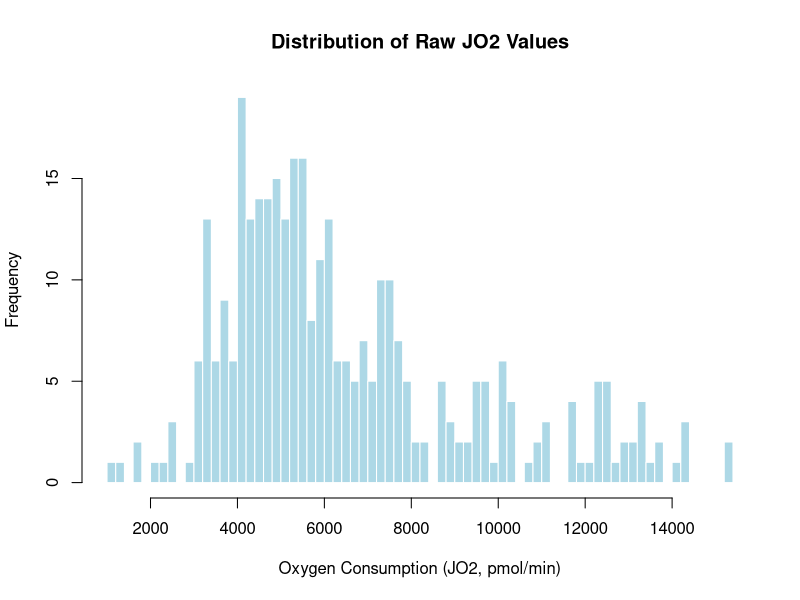
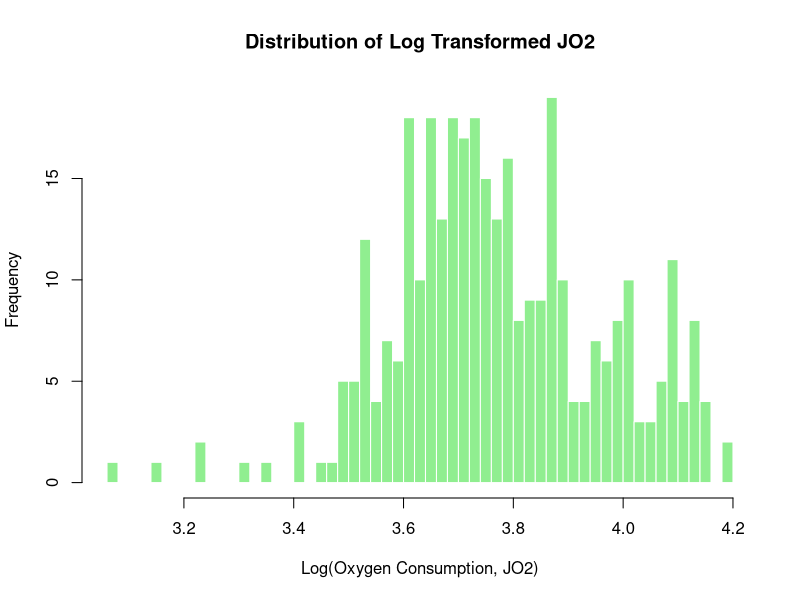
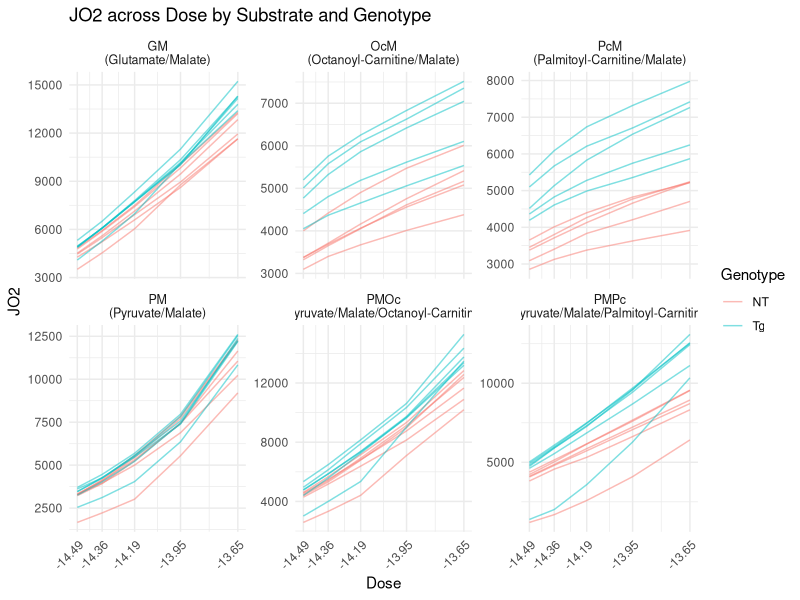
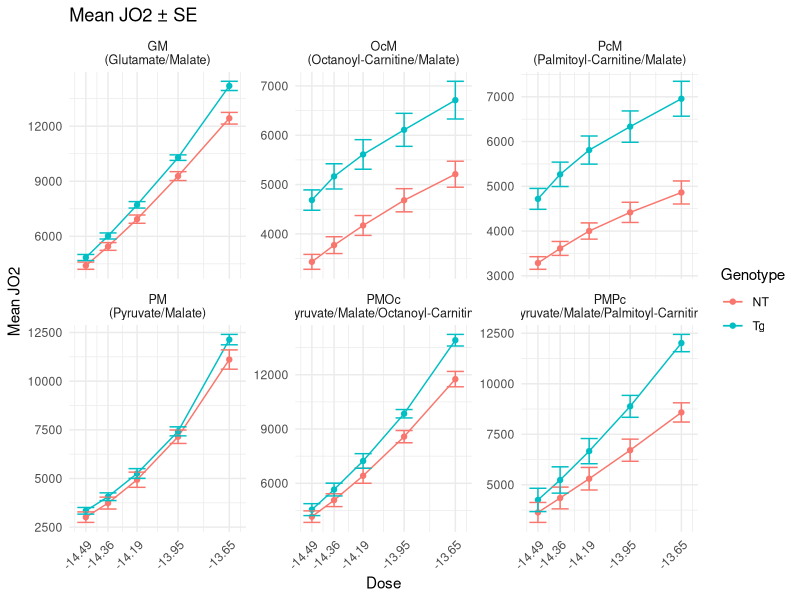
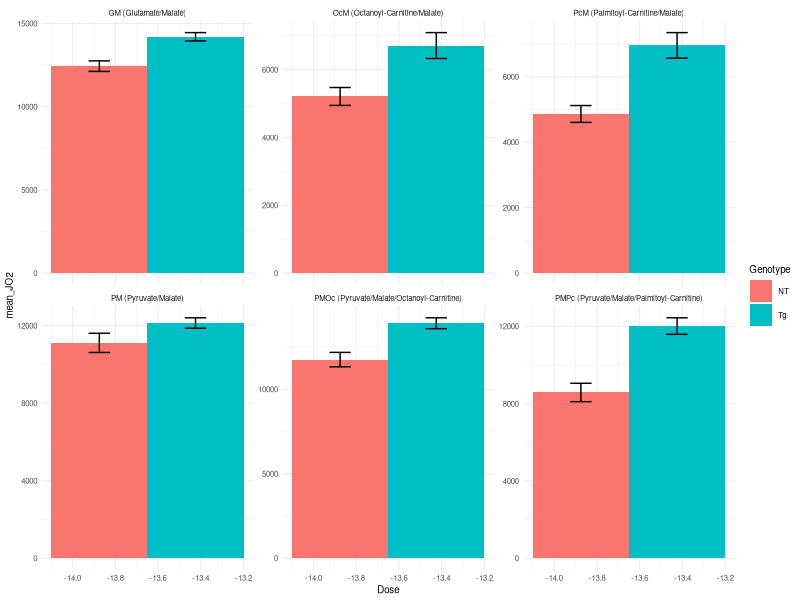
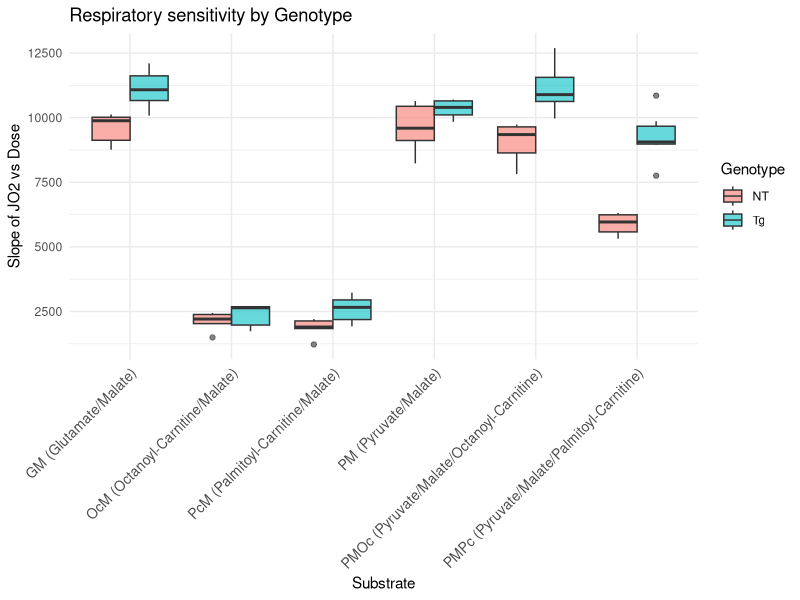
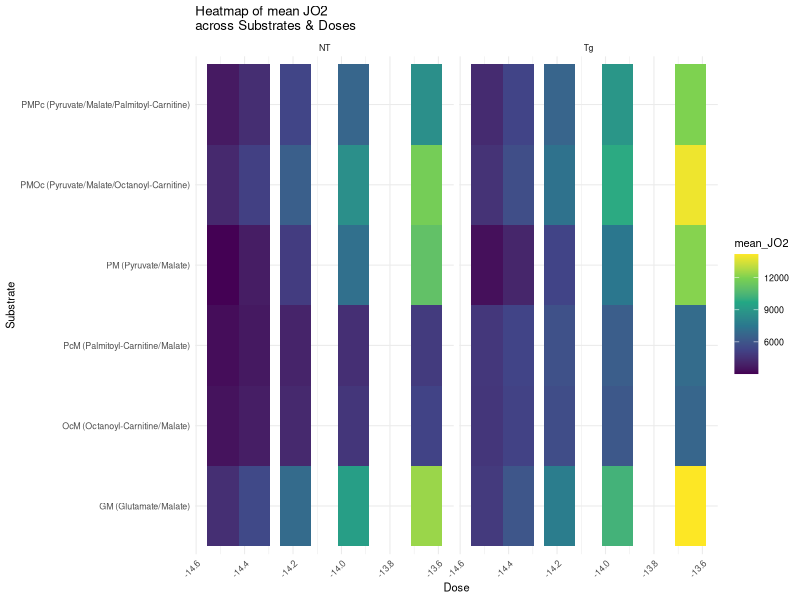
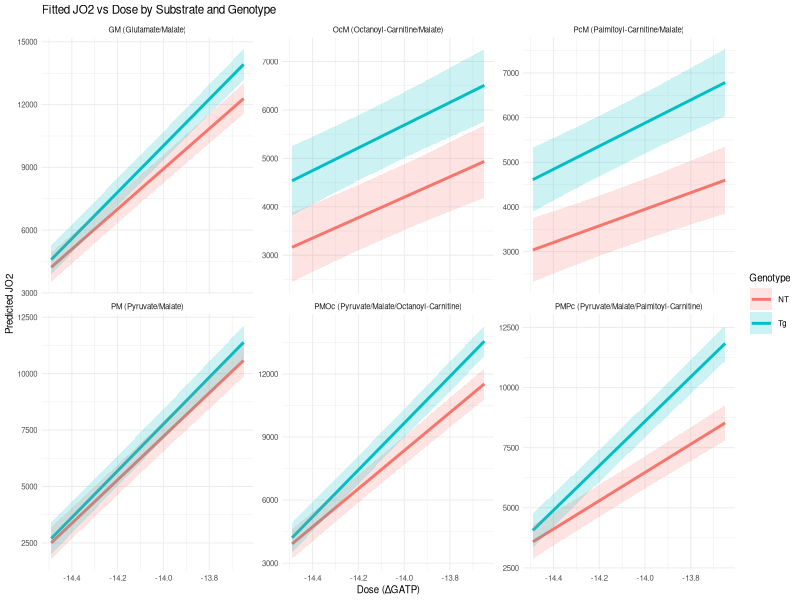

The R script that drew these images, in order:
## ---- chunk 1
# imports
library(readr)
library(tidyverse)
library(patchwork)
library(scales)
library(ggplot2)
library(dplyr)
library(tidyr)
library(stringr)
library(broom)
library(car)
library(lme4)
library(lmerTest)
library(kableExtra)
## ---- chunk 2

raw <- read_csv("data/JO2.csv", col_names = FALSE, show_col_types = FALSE)

header1 <- as.character(unlist(raw[1, ])) # substrates in row 1
header2 <- as.character(unlist(raw[2, ])) # doses in row 2

sub <- header1
sub[1] <- "Subject"
for (i in 2:length(sub)) {
    if (is.na(sub[i]) || sub[i] == "") sub[i] <- sub[i - 1]
}

dose <- header2
dose[1] <- NA # first col is Subject

new_names <- c("Subject", paste(sub[-1], dose[-1], sep = "_"))

dat <- raw[-c(1, 2), ]
names(dat) <- new_names
dat <- dat |> mutate(across(-Subject, ~ suppressWarnings(as.numeric(.))))

data_long <- dat |>
    pivot_longer(
        cols = -Subject,
        names_to = c("Substrate", "Dose"),
        names_sep = "_",
        values_to = "JO2"
    ) |>
    filter(!(Dose %in% c("Basal", "-12.95"))) |>
    mutate(
        Genotype = if_else(str_detect(Subject, "^NT"), "NT", "Tg"),
        Dose_num = as.numeric(Dose),
        Dose = factor(Dose,
            levels = c("-13.65", "-13.95", "-14.19", "-14.36", "-14.49"),
            ordered = TRUE
        )
    ) |>
    drop_na(JO2)
## ---- chunk 3
#| label: fig-histograms
#| fig-cap: [
#|   "Distribution of raw JO2 values",
#|   "Distribution of log10-transformed JO2 values"
#| ]
#| fig-alt: [
#|   "Histogram of raw oxygen consumption (JO2) values",
#|   "Histogram of log10 of oxygen consumption (JO2) values"
#| ]

# Raw JO2
hist(
    data_long$JO2,
    breaks = 60,
    main = "Distribution of Raw JO2 Values",
    xlab = "Oxygen Consumption (JO2, pmol/min)",
    ylab = "Frequency",
    col = "lightblue",
    border = "white"
)

# Log10-transformed JO2
hist(
    log10(data_long$JO2),
    breaks = 60,
    main = "Distribution of Log Transformed JO2",
    xlab = "Log(Oxygen Consumption, JO2)",
    ylab = "Frequency",
    col = "lightgreen",
    border = "white"
)

data_long <- data_long |>
    mutate(logJO2 = log10(JO2))

## ---- chunk 4
#| label: fig-jo2-dose-plots
#| fig-cap: [
#|   "JO2 across dose by substrate and genotype",
#|   "Mean JO2 with ±SE by genotype and substrate"
#| ]
#| fig-alt: [
#|   "Line plot of individual subject trajectories over dose, colored by genotype and faceted by substrate",
#|   "Mean JO2 lines with standard error bars over dose, split by genotype and faceted by substrate"
#| ]
# Keep Dose numeric
data_long <- data_long |>
    mutate(Dose = as.numeric(as.character(Dose)))

# Get all unique doses
all_doses <- sort(unique(data_long$Dose))

summary_data <- data_long |>
    group_by(Substrate, Genotype, Dose) |>
    summarise(
        mean_JO2 = mean(JO2, na.rm = TRUE),
        se = sd(JO2, na.rm = TRUE) / sqrt(n()),
        .groups = "drop"
    )

# Plot individual lines with exact dose labels
ggplot(data_long, aes(x = Dose, y = JO2, color = Genotype, group = Subject)) +
    geom_line(alpha = 0.5) +
    facet_wrap(~Substrate, scales = "free_y", labeller = label_wrap_gen(width = 15)) +
    scale_x_continuous(breaks = all_doses) + # show all doses exactly
    theme_minimal() +
    labs(title = "JO2 across Dose by Substrate and Genotype") +
    theme(
        axis.text.x = element_text(angle = 45, hjust = 1, size = 9),
        strip.text = element_text(size = 9)
    )

# Plot genotype means ± SE with exact dose labels
ggplot(summary_data, aes(Dose, mean_JO2, color = Genotype, group = Genotype)) +
    geom_line() +
    geom_point() +
    geom_errorbar(aes(ymin = mean_JO2 - se, ymax = mean_JO2 + se), width = 0.1) +
    facet_wrap(~Substrate, scales = "free_y", labeller = label_wrap_gen(width = 15)) +
    scale_x_continuous(breaks = all_doses) + # show all doses exactly
    theme_minimal() +
    labs(title = "Mean JO2 ± SE", y = "Mean JO2") +
    theme(
        axis.text.x = element_text(angle = 45, hjust = 1, size = 9),
        strip.text = element_text(size = 9)
    )

## ---- chunk 5
#| label: fig-baseline-bar
#| fig-cap: "Mean JO2 at Basal and low dose (-13.65)"
#| fig-alt: "Bar chart of mean JO2 comparing Basal to the lowest non-basal dose, by genotype and substrate"
data_long |>
    filter(Dose %in% c("Basal", "-13.65")) |>
    group_by(Genotype, Substrate, Dose) |>
    summarise(mean_JO2 = mean(JO2), se = sd(JO2) / sqrt(n()), .groups = "drop") |>
    ggplot(aes(x = Dose, y = mean_JO2, fill = Genotype)) +
    geom_col(position = position_dodge()) +
    geom_errorbar(aes(ymin = mean_JO2 - se, ymax = mean_JO2 + se),
        width = 0.2, position = position_dodge(0.9)
    ) +
    facet_wrap(~Substrate, scales = "free_y") +
    theme_minimal(base_size = 7)
## ---- chunk 6
#| label: fig-slopes-box
#| fig-cap: "Distribution of JO2–dose slopes by genotype and substrate"
#| fig-alt: "Boxplots of linear regression slopes of JO2 versus dose for each subject, split by genotype across substrates"
slopes <- data_long |>
    group_by(Subject, Genotype, Substrate) |>
    do(tidy(lm(JO2 ~ Dose_num, data = .))) |>
    filter(term == "Dose_num")

ggplot(slopes, aes(x = Substrate, y = estimate, fill = Genotype)) +
    geom_boxplot(alpha = 0.6, position = position_dodge()) +
    theme_minimal() +
    labs(y = "Slope of JO2 vs Dose", title = "Respiratory sensitivity by Genotype") +
    theme(
        axis.text.x = element_text(angle = 45, hjust = 1, size = 10) # rotate labels
    )
## ---- chunk 7
#| label: fig-heatmap-mean
#| fig-cap: "Heatmap of mean JO2 across substrates and doses"
#| fig-alt: "Tile heatmap showing mean JO2 for each substrate and dose combination, faceted by genotype"
heat <- data_long |>
    group_by(Substrate, Dose, Genotype) |>
    summarise(mean_JO2 = mean(JO2), .groups = "drop")

ggplot(heat, aes(x = Dose, y = Substrate, fill = mean_JO2)) +
    geom_tile() +
    facet_wrap(~Genotype) +
    scale_fill_viridis_c() +
    theme_minimal(base_size = 8) +
    labs(title = "Heatmap of mean JO2 \
across Substrates & Doses") +
    theme(
        axis.text.x = element_text(angle = 45, hjust = 1) # rotate x labels
    )
## ---- chunk 8

# Linear model on raw JO2, ignoring subject correlation
lm_raw <- lm(JO2 ~ Substrate * Dose, data = data_long)

# Model summary
summary(lm_raw)

# ANOVA table (Type I by default)
anova(lm_raw)

# Type II/III sums of squares:
Anova(lm_raw, type = 2) # Type II
Anova(lm_raw, type = 3) # Type III

## ---- chunk 9
# Marginal (group-level) model: JO2 by genotype only
lm_marginal <- lm(JO2 ~ Genotype, data = data_long)

# Summary and ANOVA
summary(lm_marginal)
anova(lm_marginal)

# Multiple regression with genotype, substrate, dose, and interactions
lm_multi <- lm(JO2 ~ Genotype * Substrate * Dose, data = data_long)

# Type II/III ANOVA (from car package)
library(car)
Anova(lm_multi, type = 2) # main effects after accounting for others
Anova(lm_multi, type = 3) # tests each term with all interactions

## ---- chunk 10
# Mixed model: random intercept for each mouse
lmm <- lmer(JO2 ~ Genotype * Substrate * Dose + (1 | Subject), data = data_long)

# Summary
summary(lmm)

# Type II/III tests for fixed effects
anova(lmm, type = 3) # Type III ANOVA table
## ---- chunk 11
#| label: tbl-lm-raw-coefs
#| tbl-cap: "Linear model (JO2 ~ Substrate * Dose) coefficients"
#| echo: false
#| message: false
library(broom)
lm_raw_tidy <- tidy(lm_raw)
knitr::kable(lm_raw_tidy, digits = 3)
## ---- chunk 12
#| label: tbl-lm-raw-anova
#| tbl-cap: "Type II ANOVA for JO2 ~ Substrate * Dose"
#| echo: false
anova_raw <- as.data.frame(Anova(lm_raw, type = 2))
anova_raw$Term <- rownames(anova_raw)
anova_raw <- dplyr::select(anova_raw, Term, dplyr::everything())
knitr::kable(anova_raw, digits = 3)
## ---- chunk 13
#| label: tbl-lm-multi-anova
#| tbl-cap: "Type III ANOVA for JO2 ~ Genotype * Substrate * Dose"
#| echo: false
anova_multi <- as.data.frame(Anova(lm_multi, type = 3))
anova_multi$Term <- rownames(anova_multi)
anova_multi <- dplyr::select(anova_multi, Term, dplyr::everything())
knitr::kable(anova_multi, digits = 3)
## ---- chunk 14
#| label: tbl-lmm-fixed
#| tbl-cap: "Mixed model fixed effects (lmer)"
#| echo: false
library(dplyr)
library(knitr)

lmm_coef <- as.data.frame(coef(summary(lmm)), stringsAsFactors = FALSE)
lmm_coef$Term <- rownames(lmm_coef)
lmm_coef <- dplyr::select(lmm_coef, Term, Estimate, `Std. Error`, df, `t value`, `Pr(>|t|)`)

# Safer header: avoid the vertical bars
cn <- c("Term", "Estimate", "Std. Error", "df", "t value", "p-value")

knitr::kable(lmm_coef, digits = 3, col.names = cn, booktabs = TRUE, escape = TRUE)
## ---- chunk 15
#| label: tbl-model-fit
#| tbl-cap: "Model fit statistics"
#| echo: false
fit_tbl <- tibble::tibble(
    Model = c("lm_marginal", "lm_raw", "lm_multi", "lmm"),
    AIC = c(AIC(lm_marginal), AIC(lm_raw), AIC(lm_multi), AIC(lmm)),
    BIC = c(BIC(lm_marginal), BIC(lm_raw), BIC(lm_multi), BIC(lmm)),
    logLik = c(
        as.numeric(logLik(lm_marginal)), as.numeric(logLik(lm_raw)),
        as.numeric(logLik(lm_multi)), as.numeric(logLik(lmm))
    ),
    DF_Residual = c(df.residual(lm_marginal), df.residual(lm_raw), df.residual(lm_multi), NA_integer_),
    N = nrow(data_long)
)
knitr::kable(fit_tbl, digits = 3)
## ---- chunk 16
#| label: fig-ggeffects-curves
#| fig-width: 6
#| fig-height: 3.6
#| fig-align: 'center'
#| fig-cap: "Predicted JO2 vs dose by substrate and genotype from mixed model"
#| fig-alt: "Model-predicted JO2 curves with confidence ribbons across dose, faceted by substrate and colored by genotype"
library(ggeffects)
library(ggplot2)

# Predictions across dose values for each genotype × substrate
pred <- ggpredict(lmm, terms = c("Dose [all]", "Genotype", "Substrate"))

# Plot fitted curves with CIs
ggplot(pred, aes(x = x, y = predicted, color = group)) +
    geom_line(size = 1) +
    geom_ribbon(aes(ymin = conf.low, ymax = conf.high, fill = group), alpha = 0.2, color = NA) +
    facet_wrap(~facet, scales = "free_y") +
    theme_minimal(base_size = 7) +
    labs(
        title = "Fitted JO2 vs Dose by Substrate and Genotype",
        x = "Dose (ΔGATP)", y = "Predicted JO2",
        color = "Genotype", fill = "Genotype"
    )
## ---- chunk 17
#| label: fig-emm-heatmap
#| fig-width: 5
#| fig-height: 3
#| fig-align: 'center'
#| fig-cap: "Genotype effect (Tg – NT) across substrates and doses"
#| fig-alt: "Heatmap of estimated Tg minus NT differences in JO2 across substrates and doses"
library(emmeans)
library(dplyr)

# Estimated marginal means for each Substrate × Dose × Genotype
emm <- emmeans(lmm, ~ Genotype | Substrate * Dose)

# Compute differences Tg – NT
contrast_df <- contrast(emm, method = "revpairwise") %>%
    as.data.frame()

# Plot heatmap
ggplot(contrast_df, aes(x = Dose, y = Substrate, fill = estimate)) +
    geom_tile() +
    scale_fill_gradient2(
        low = "blue", mid = "white", high = "red", midpoint = 0,
        name = "Tg – NT difference"
    ) +
    theme_minimal(base_size = 7) +
    labs(
        title = "Genotype Effect (Tg – NT) across \
       Substrates and Doses",
        x = "Dose (ΔGATP)", y = "Substrate"
    )
## ---- chunk 18
#| label: tbl-emm-contrasts
#| tbl-cap: "Estimated genotype differences (Tg – NT) by substrate and dose"
#| echo: false
emm_tab <- contrast_df |>
    dplyr::select(Substrate, Dose, estimate, SE, df, t.ratio, p.value)
knitr::kable(emm_tab,
    digits = 3,
    col.names = c("Substrate", "Dose", "Estimate", "SE", "df", "t", "p")
)
## ---- chunk 19
#| label: fig-diag-plots
#| fig-width: 4
#| fig-height: 2.4
#| fig-align: 'center'
#| fig-cap: [
#|   "Residuals versus fitted values for mixed model",
#|   "QQ plot of mixed model residuals"
#| ]
#| fig-alt: [
#|   "Scatterplot of Pearson residuals against fitted values with reference line at zero",
#|   "Normal Q-Q plot comparing residual quantiles to theoretical normal quantiles"
#| ]
plot(lmm, resid(., type = "pearson") ~ fitted(.), abline = 0)

# QQ plot
qqnorm(resid(lmm))
qqline(resid(lmm))
